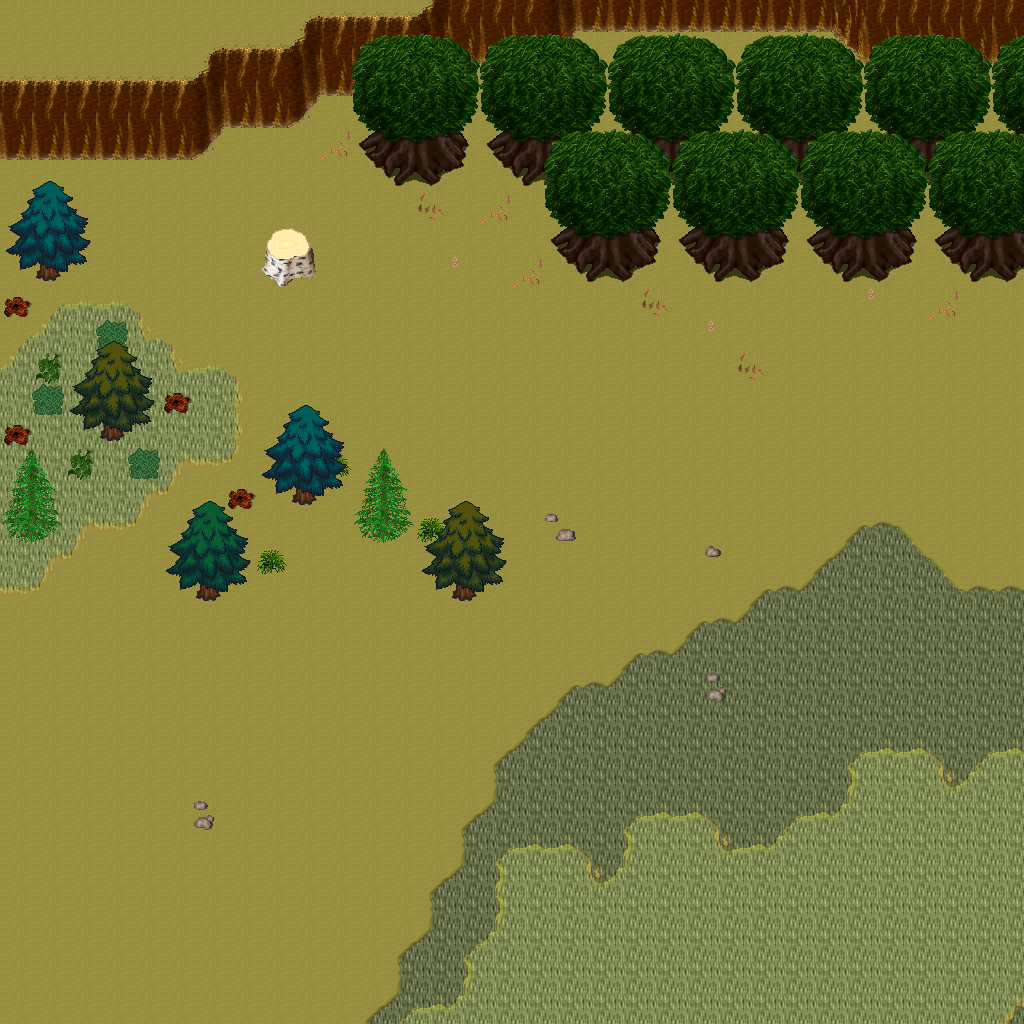

Rendered tile map (Tiled .tmx) drawn with the repository's tilesets; below, a short description and the map source with its tile grids summarised:
An orthogonal 32x32 tile map with 32x32 px tiles, 5 tile layers (Ground, Objects, Objects2, Above, ...), 1 hidden layer not drawn, 53 tilesets.

<map version="1.10" tiledversion="1.11.0" orientation="orthogonal" renderorder="right-down" width="32" height="32" tilewidth="32" tileheight="32" infinite="0" nextlayerid="11" nextobjectid="1">
 <tileset firstgid="1" name="logic_collision" tilewidth="32" tileheight="32" tilecount="1" columns="1">
  <image source="../drawable/logic_collision.png" width="32" height="32" />
 </tileset>
 <tileset firstgid="2" name="ground_ground" tilewidth="32" tileheight="32" tilecount="33" columns="3">
  <image source="../drawable/ground_ground.png" width="96" height="352" />
 </tileset>
 <tileset firstgid="35" name="building_castle" tilewidth="32" tileheight="32" tilecount="320" columns="20">
  <image source="../drawable/building_castle.png" width="640" height="512" />
 </tileset>
 <tileset firstgid="355" name="ground_brown_paving" tilewidth="32" tileheight="32" tilecount="2" columns="2">
  <image source="../drawable/ground_brown_paving.png" width="64" height="32" />
 </tileset>
 <tileset firstgid="357" name="ground_water_water_bubbles" tilewidth="32" tileheight="32" tilecount="32" columns="8">
  <image source="../drawable/ground_water_water_bubbles.png" width="256" height="128" />
 </tileset>
 <tileset firstgid="389" name="ground_indoor_black_hole" tilewidth="32" tileheight="32" tilecount="12" columns="3">
  <image source="../drawable/ground_indoor_black_hole.png" width="96" height="128" />
 </tileset>
 <tileset firstgid="401" name="ground_ridge_earth_dark" tilewidth="32" tileheight="32" tilecount="96" columns="12">
  <image source="../drawable/ground_ridge_earth_dark.png" width="384" height="256" />
 </tileset>
 <tileset firstgid="497" name="building_roof_red" tilewidth="32" tileheight="32" tilecount="20" columns="5">
  <image source="../drawable/building_roof_red.png" width="160" height="128" />
 </tileset>
 <tileset firstgid="517" name="building_wall_wall_brown" tilewidth="32" tileheight="32" tilecount="12" columns="3">
  <image source="../drawable/building_wall_wall_brown.png" width="96" height="128" />
 </tileset>
 <tileset firstgid="529" name="plant_bush_bushes" tilewidth="32" tileheight="32" tilecount="10" columns="5">
  <image source="../drawable/plant_bush_bushes.png" width="160" height="64" />
 </tileset>
 <tileset firstgid="539" name="plant_leaves" tilewidth="32" tileheight="32" tilecount="8" columns="4">
  <image source="../drawable/plant_leaves.png" width="128" height="64" />
 </tileset>
 <tileset firstgid="547" name="object_well" tilewidth="32" tileheight="32" tilecount="4" columns="2">
  <image source="../drawable/object_well.png" width="64" height="64" />
 </tileset>
 <tileset firstgid="551" name="building_wall_wood" tilewidth="32" tileheight="32" tilecount="16" columns="4">
  <image source="../drawable/building_wall_wood.png" width="128" height="128" />
 </tileset>
 <tileset firstgid="567" name="ground_earth_edges" tilewidth="32" tileheight="32" tilecount="18" columns="6">
  <image source="../drawable/ground_earth_edges.png" width="192" height="96" />
 </tileset>
 <tileset firstgid="585" name="ground_grass_corners" tilewidth="32" tileheight="32" tilecount="24" columns="6">
  <image source="../drawable/ground_grass_corners.png" width="192" height="128" />
 </tileset>
 <tileset firstgid="609" name="ground_rock_pebbles" tilewidth="32" tileheight="32" tilecount="3" columns="1">
  <image source="../drawable/ground_rock_pebbles.png" width="32" height="96" />
 </tileset>
 <tileset firstgid="612" name="furniture_other_stick" tilewidth="32" tileheight="32" tilecount="2" columns="1">
  <image source="../drawable/furniture_other_stick.png" width="32" height="64" />
 </tileset>
 <tileset firstgid="614" name="plant_grasses" tilewidth="32" tileheight="32" tilecount="6" columns="3">
  <image source="../drawable/plant_grasses.png" width="96" height="64" />
 </tileset>
 <tileset firstgid="620" name="item_armor_sword_rack" tilewidth="32" tileheight="32" tilecount="4" columns="2">
  <image source="../drawable/item_armor_sword_rack.png" width="64" height="64" />
 </tileset>
 <tileset firstgid="624" name="building_roof_yellow" tilewidth="32" tileheight="32" tilecount="20" columns="5">
  <image source="../drawable/building_roof_yellow.png" width="160" height="128" />
 </tileset>
 <tileset firstgid="644" name="building_roof_blue" tilewidth="32" tileheight="32" tilecount="20" columns="5">
  <image source="../drawable/building_roof_blue.png" width="160" height="128" />
 </tileset>
 <tileset firstgid="664" name="plant_tree_tree_darkgreen" tilewidth="32" tileheight="32" tilecount="88" columns="8">
  <image source="../drawable/plant_tree_tree_darkgreen.png" width="256" height="352" />
 </tileset>
 <tileset firstgid="752" name="building_door_door_n" tilewidth="32" tileheight="32" tilecount="6" columns="3">
  <image source="../drawable/building_door_door_n.png" width="96" height="64" />
 </tileset>
 <tileset firstgid="758" name="item_pot_dark_barrel" tilewidth="32" tileheight="32" tilecount="2" columns="1">
  <image source="../drawable/item_pot_dark_barrel.png" width="32" height="64" />
 </tileset>
 <tileset firstgid="760" name="building_roof_green" tilewidth="32" tileheight="32" tilecount="20" columns="5">
  <image source="../drawable/building_roof_green.png" width="160" height="128" />
 </tileset>
 <tileset firstgid="780" name="building_wall_stone" tilewidth="32" tileheight="32" tilecount="12" columns="3">
  <image source="../drawable/building_wall_stone.png" width="96" height="128" />
 </tileset>
 <tileset firstgid="792" name="item_statue_metal_and_stone" tilewidth="32" tileheight="32" tilecount="6" columns="3">
  <image source="../drawable/item_statue_metal_and_stone.png" width="96" height="64" />
 </tileset>
 <tileset firstgid="798" name="ground_ladder_steps" tilewidth="32" tileheight="32" tilecount="6" columns="3">
  <image source="../drawable/ground_ladder_steps.png" width="96" height="64" />
 </tileset>
 <tileset firstgid="804" name="item_armor_armor" tilewidth="32" tileheight="32" tilecount="4" columns="4">
  <image source="../drawable/item_armor_armor.png" width="128" height="32" />
 </tileset>
 <tileset firstgid="808" name="logic_portal" tilewidth="32" tileheight="32" tilecount="24" columns="8">
  <image source="../drawable/logic_portal.png" width="256" height="96" />
 </tileset>
 <tileset firstgid="832" name="logic_creature_human_soldier" tilewidth="32" tileheight="32" tilecount="16" columns="8">
  <image source="../drawable/logic_creature_human_soldier.png" width="256" height="64" />
 </tileset>
 <tileset firstgid="848" name="ground_ladder_horizontal_dark" tilewidth="32" tileheight="32" tilecount="3" columns="1">
  <image source="../drawable/ground_ladder_horizontal_dark.png" width="32" height="96" />
 </tileset>
 <tileset firstgid="851" name="building_door_closed" tilewidth="32" tileheight="32" tilecount="1" columns="1">
  <image source="../drawable/building_door_closed.png" width="32" height="32" />
 </tileset>
 <tileset firstgid="852" name="ground_green_paving" tilewidth="32" tileheight="32" tilecount="18" columns="3">
  <image source="../drawable/ground_green_paving.png" width="96" height="192" />
 </tileset>
 <tileset firstgid="870" name="ground_earth_edges_yellowgreen" tilewidth="32" tileheight="32" tilecount="15" columns="5">
  <image source="../drawable/ground_earth_edges_yellowgreen.png" width="160" height="96" />
 </tileset>
 <tileset firstgid="885" name="ground_grass_2" tilewidth="32" tileheight="32" tilecount="21" columns="3">
  <image source="../drawable/ground_grass_2.png" width="96" height="224" />
 </tileset>
 <tileset firstgid="906" name="plant_tree_spruce" tilewidth="32" tileheight="32" tilecount="6" columns="2">
  <image source="../drawable/plant_tree_spruce.png" width="64" height="96" />
 </tileset>
 <tileset firstgid="912" name="plant_tree_evergreen" tilewidth="32" tileheight="32" tilecount="36" columns="3">
  <image source="../drawable/plant_tree_evergreen.png" width="96" height="384" />
 </tileset>
 <tileset firstgid="948" name="plant_stump_stump_pale_brown" tilewidth="32" tileheight="32" tilecount="4" columns="2">
  <image source="../drawable/plant_stump_stump_pale_brown.png" width="64" height="64" />
 </tileset>
 <tileset firstgid="952" name="plant_bush_bricked_bushes" tilewidth="32" tileheight="32" tilecount="6" columns="2">
  <image source="../drawable/plant_bush_bricked_bushes.png" width="64" height="96" />
 </tileset>
 <tileset firstgid="958" name="item_statue_wolf_statue" tilewidth="32" tileheight="32" tilecount="6" columns="2">
  <image source="../drawable/item_statue_wolf_statue.png" width="64" height="96" />
 </tileset>
 <tileset firstgid="964" name="item_pot_pot_tall" tilewidth="32" tileheight="32" tilecount="2" columns="1">
  <image source="../drawable/item_pot_pot_tall.png" width="32" height="64" />
 </tileset>
 <tileset firstgid="966" name="furniture_chair_bench_wooden" tilewidth="32" tileheight="32" tilecount="8" columns="2">
  <image source="../drawable/furniture_chair_bench_wooden.png" width="64" height="128" />
 </tileset>
 <tileset firstgid="974" name="item_statue_plants_potted_stone" tilewidth="32" tileheight="32" tilecount="6" columns="3">
  <image source="../drawable/item_statue_plants_potted_stone.png" width="96" height="64" />
 </tileset>
 <tileset firstgid="980" name="ground_dry_grass" tilewidth="32" tileheight="32" tilecount="54" columns="9">
  <image source="../drawable/ground_dry_grass.png" width="288" height="192" />
 </tileset>
 <tileset firstgid="1034" name="light_door_light" tilewidth="32" tileheight="32" tilecount="12" columns="3">
  <image source="../drawable/light_door_light.png" width="96" height="128" />
 </tileset>
 <tileset firstgid="1046" name="furniture_light_dark_torch" tilewidth="32" tileheight="32" tilecount="8" columns="2">
  <image source="../drawable/furniture_light_dark_torch.png" width="64" height="128" />
 </tileset>
 <tileset firstgid="1054" name="light_dim_yellow_light_5x5" tilewidth="32" tileheight="32" tilecount="25" columns="5">
  <image source="../drawable/light_dim_yellow_light_5x5.png" width="160" height="160" />
 </tileset>
 <tileset firstgid="1079" name="ground_ladder_vertical_dark" tilewidth="32" tileheight="32" tilecount="3" columns="3">
  <image source="../drawable/ground_ladder_vertical_dark.png" width="96" height="32" />
 </tileset>
 <tileset firstgid="1082" name="ground_rock_huge_boulder" tilewidth="32" tileheight="32" tilecount="20" columns="5">
  <image source="../drawable/ground_rock_huge_boulder.png" width="160" height="128" />
 </tileset>
 <tileset firstgid="1102" name="logic_creature_fowl" tilewidth="32" tileheight="32" tilecount="6" columns="6">
  <image source="../drawable/logic_creature_fowl.png" width="192" height="32" />
 </tileset>
 <tileset firstgid="1108" name="object_mine_rails_2" tilewidth="32" tileheight="32" tilecount="64" columns="8">
  <image source="../drawable/object_mine_rails_2.png" width="256" height="256" />
 </tileset>
 <tileset firstgid="1172" name="logic_creature_mutant" tilewidth="32" tileheight="32" tilecount="7" columns="7">
  <image source="../drawable/logic_creature_mutant.png" width="224" height="32" />
 </tileset>
 <layer id="1" name="Ground" width="32" height="32">
  <data>[1024 cells, 1024 non-empty, 3 distinct tile ids]</data>
 </layer>
 <layer id="2" name="Objects" width="32" height="32">
  <data>[1024 cells, 261 non-empty, 48 distinct tile ids]</data>
 </layer>
 <layer id="3" name="Objects2" width="32" height="32">
  <data>[1024 cells, 1 non-empty, 1 distinct tile ids]</data>
 </layer>
 <layer id="4" name="Above" width="32" height="32">
  <data>[1024 cells, 142 non-empty, 44 distinct tile ids]</data>
 </layer>
 <layer id="5" name="Above2" width="32" height="32">
  <data>[1024 cells, 40 non-empty, 8 distinct tile ids]</data>
 </layer>
 <layer id="6" name="Walkable" width="32" height="32" visible="0">
  <data>[1024 cells, 164 non-empty, 1 distinct tile ids]</data>
 </layer>
 <objectgroup id="7" name="Mapevents" />
 <objectgroup id="8" name="Spawn" />
 <objectgroup id="9" name="Keys" />
 <objectgroup id="10" name="Replace" />
</map>
